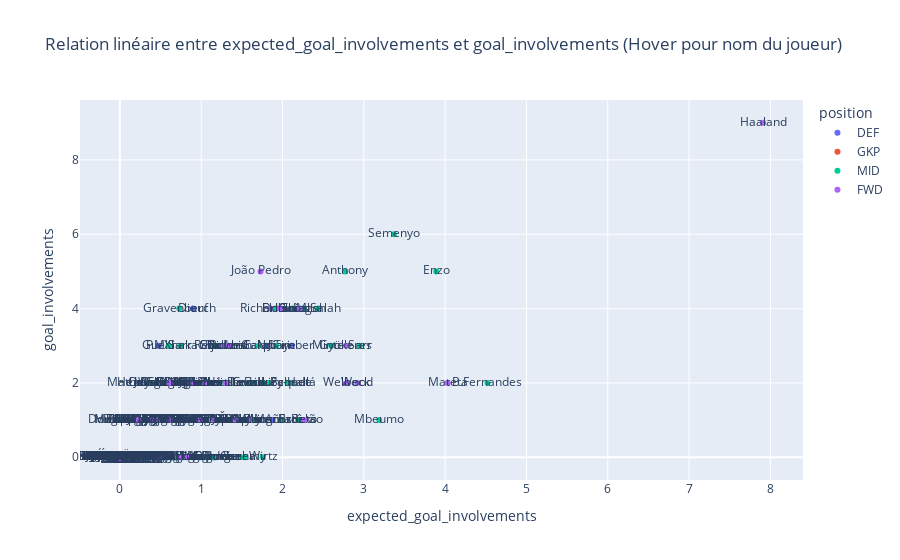

Notebook code cell kept with this figure:
### Code cell
import plotly.express as px

fig = px.scatter(
    df_players,
    x='expected_goal_involvements',
    y='goal_involvements',
    text='web_name',  # Affiche le nom au survol
    color='position', # Optionnel, couleur par poste
    title='Relation linéaire entre expected_goal_involvements et goal_involvements (Hover pour nom du joueur)'
)

fig.update_traces(marker=dict(size=10, opacity=0.7),
                  selector=dict(mode='markers'))
fig.update_layout(hovermode='closest')
fig.show()

### Figure 1 — Plotly figure (JSON) as saved in the notebook; plotly's stock layout.template omitted (floating-point values rounded to 4 significant figures; data arrays with more than 128 entries replaced by an {"elided": "..."} marker saying what was removed)
{"data": [{"hovertemplate": "position=DEF<br>expected_goal_involvements=%{x}<br>goal_involvements=%{y}<br>web_name=%{text}<extra></extra>", "legendgroup": "DEF", "marker": {"color": "#636efa", "symbol": "circle"}, "mode": "markers+text", "name": "DEF", "orientation": "v", "showlegend": true, "text": {"elided": "245 str values"}, "type": "scatter", "x": {"elided": "245 float values"}, "xaxis": "x", "y": {"elided": "245 float values"}, "yaxis": "y"}, {"hovertemplate": "position=GKP<br>expected_goal_involvements=%{x}<br>goal_involvements=%{y}<br>web_name=%{text}<extra></extra>", "legendgroup": "GKP", "marker": {"color": "#EF553B", "symbol": "circle"}, "mode": "markers+text", "name": "GKP", "orientation": "v", "showlegend": true, "text": ["Roefs", "Pope", "Vicario", "Petrović", "Raya", "Henderson", "Pickford", "Dúbravka", "Kelleher", "Leno", "A.Becker", "Sánchez", "Martinez", "Perri", "Sels", "Trafford", "Verbruggen", "Bayindir", "Hermansen", "Darlow", "Donnarumma", "M.Bizot", "José Sá", "Johnstone", "Areola", "Jörgensen", "Arrizabalaga", "Hein", "Setford", "Gauci", "Marschall", "Wright", "Proctor", "Weiss", "Green", "Hladký", "Neto", "Dennis", "McKenna", "Paulsen", "Balcombe", "Cox", "Eyestone", "Valdimarsson", "Steele", "McGill", "Rushworth", "Scherpen", "Penders", "Slonina", "Benitez", "Matthews", "Travers", "Tyrer", "King", "Benda", "Lecomte", "Meslier", "Cairns", "Mamardashvili", "Pécsi", "Woodman", "Ederson M.", "Ortega Moreno", "Bettinelli", "Onana", "Harrison", "Heaton", "Mee", "Lammens", "Gillespie", "Odysseas", "Ramsdale", "C.Miguel", "Turner", "Gunn", "John", "Patterson", "Moore", "Nna Noukeu", "Austin", "Kinsky", "Foderingham", "Hegyi", "Fabianski", "Bentley"], "type": "scatter", "x": [0.01, 0.0, 0.01, 0.0, 0.04, 0.03, 0.04, 0.0, 0.01, 0.0, 0.01, 0.0, 0.03, 0.0, 0.0, 0.0, 0.01, 0.05, 0.01, 0.0, 0.0, 0.0, 0.03, 0.0, 0.0, 0.0, 0.0, 0.0, 0.0, 0.0, 0.0, 0.0, 0.0, 0.0, 0.0, 0.0, 0.0, 0.0, 0.0, 0.0, 0.0, 0.0, 0.0, 0.0, 0.0, 0.0, 0.0, 0.0, 0.0, 0.0, 0.0, 0.0, 0.0, 0.0, 0.0, 0.0, 0.0, 0.0, 0.0, 0.0, 0.0, 0.0, 0.0, 0.0, 0.0, 0.0, 0.0, 0.0, 0.0, 0.0, 0.0, 0.0, 0.0, 0.0, 0.0, 0.0, 0.0, 0.0, 0.0, 0.0, 0.0, 0.0, 0.0, 0.0, 0.0, 0.0], "xaxis": "x", "y": [0.0, 1.0, 0.0, 0.0, 0.0, 0.0, 0.0, 0.0, 0.0, 0.0, 0.0, 0.0, 0.0, 0.0, 0.0, 0.0, 0.0, 0.0, 0.0, 0.0, 0.0, 0.0, 0.0, 0.0, 0.0, 0.0, 0.0, 0.0, 0.0, 0.0, 0.0, 0.0, 0.0, 0.0, 0.0, 0.0, 0.0, 0.0, 0.0, 0.0, 0.0, 0.0, 0.0, 0.0, 0.0, 0.0, 0.0, 0.0, 0.0, 0.0, 0.0, 0.0, 0.0, 0.0, 0.0, 0.0, 0.0, 0.0, 0.0, 0.0, 0.0, 0.0, 0.0, 0.0, 0.0, 0.0, 0.0, 0.0, 0.0, 0.0, 0.0, 0.0, 0.0, 0.0, 0.0, 0.0, 0.0, 0.0, 0.0, 0.0, 0.0, 0.0, 0.0, 0.0, 0.0, 0.0], "yaxis": "y"}, {"hovertemplate": "position=MID<br>expected_goal_involvements=%{x}<br>goal_involvements=%{y}<br>web_name=%{text}<extra></extra>", "legendgroup": "MID", "marker": {"color": "#00cc96", "symbol": "circle"}, "mode": "markers+text", "name": "MID", "orientation": "v", "showlegend": true, "text": {"elided": "329 str values"}, "type": "scatter", "x": {"elided": "329 float values"}, "xaxis": "x", "y": {"elided": "329 float values"}, "yaxis": "y"}, {"hovertemplate": "position=FWD<br>expected_goal_involvements=%{x}<br>goal_involvements=%{y}<br>web_name=%{text}<extra></extra>", "legendgroup": "FWD", "marker": {"color": "#ab63fa", "symbol": "circle"}, "mode": "markers+text", "name": "FWD", "orientation": "v", "showlegend": true, "text": ["Thiago", "Isidor", "João Pedro", "Richarlison", "Haaland", "Bowen", "Foster", "Ekitiké", "Evanilson", "Wood", "Calvert-Lewin", "Muniz", "Welbeck", "Gyökeres", "Beto", "Woltemade", "Mateta", "Mayenda", "Nmecha", "Watkins", "Osula", "Kroupi.Jr", "Šeško", "Raúl", "Wilson", "Füllkrug", "Barry", "Strand Larsen", "Nketiah", "Tolu", "Igor Jesus", "Kalimuendo", "Delap", "Piroe", "Flemming", "Zirkzee", "Marc Guiu", "Broja", "Tzimas", "Brobbey", "Isak", "Solanke", "Kalajdžić", "Édouard", "Uche", "Havertz", "G.Jesus", "Redmond", "Amdouni", "Barnes", "Obafemi", "Enes Ünal", "Adu-Adjei", "Morgan", "Ferguson", "Kostoulas", "N.Jackson", "Marsh", "Y.Chermiti", "Sherif", "Kusi-Asare", "Bamford", "Mateo Joseph", "Gray", "Darwin", "Danns", "Højlund", "Obi", "Wheatley", "Wissa", "Neave", "Awoniyi", "Abdullahi", "Luís Hemir", "Rusyn", "Lankshear", "Scarlett", "Kolo Muani", "Marshall", "Fábio Silva", "Chiwome", "Fraser"], "type": "scatter", "x": [2.21, 1.26, 1.73, 1.85, 7.91, 1.33, 1.04, 1.97, 1.31, 2.92, 1.3, 0.87, 2.79, 2.78, 2.27, 0.61, 4.03, 0.39, 0.98, 1.61, 0.42, 0.23, 1.42, 0.46, 1.13, 0.71, 0.48, 0.75, 0.61, 0.25, 0.35, 0.37, 0.26, 0.32, 0.11, 0.82, 0.03, 0.0, 0.28, 0.0, 0.44, 0.2, 0.01, 0.0, 0.01, 0.01, 0.0, 0.0, 0.0, 0.0, 0.0, 0.0, 0.0, 0.0, 0.0, 0.0, 0.0, 0.0, 0.0, 0.0, 0.0, 0.0, 0.0, 0.0, 0.0, 0.0, 0.0, 0.0, 0.0, 0.0, 0.0, 0.0, 0.0, 0.0, 0.0, 0.0, 0.0, 0.0, 0.0, 0.0, 0.0, 0.0], "xaxis": "x", "y": [4.0, 3.0, 5.0, 4.0, 9.0, 3.0, 2.0, 4.0, 2.0, 2.0, 2.0, 2.0, 2.0, 3.0, 1.0, 2.0, 2.0, 1.0, 1.0, 1.0, 1.0, 1.0, 1.0, 1.0, 1.0, 0.0, 0.0, 0.0, 1.0, 0.0, 0.0, 0.0, 0.0, 0.0, 0.0, 0.0, 0.0, 0.0, 0.0, 0.0, 0.0, 0.0, 0.0, 0.0, 0.0, 0.0, 0.0, 0.0, 0.0, 0.0, 0.0, 0.0, 0.0, 0.0, 0.0, 0.0, 0.0, 0.0, 0.0, 0.0, 0.0, 0.0, 0.0, 0.0, 0.0, 0.0, 0.0, 0.0, 0.0, 0.0, 0.0, 0.0, 0.0, 0.0, 0.0, 0.0, 0.0, 0.0, 0.0, 0.0, 0.0, 0.0], "yaxis": "y"}], "layout": {"hovermode": "closest", "legend": {"title": {"text": "position"}, "tracegroupgap": 0}, "title": {"text": "Relation linéaire entre expected_goal_involvements et goal_involvements (Hover pour nom du joueur)"}, "xaxis": {"anchor": "y", "domain": [0, 1], "title": {"text": "expected_goal_involvements"}}, "yaxis": {"anchor": "x", "domain": [0, 1], "title": {"text": "goal_involvements"}}}}
